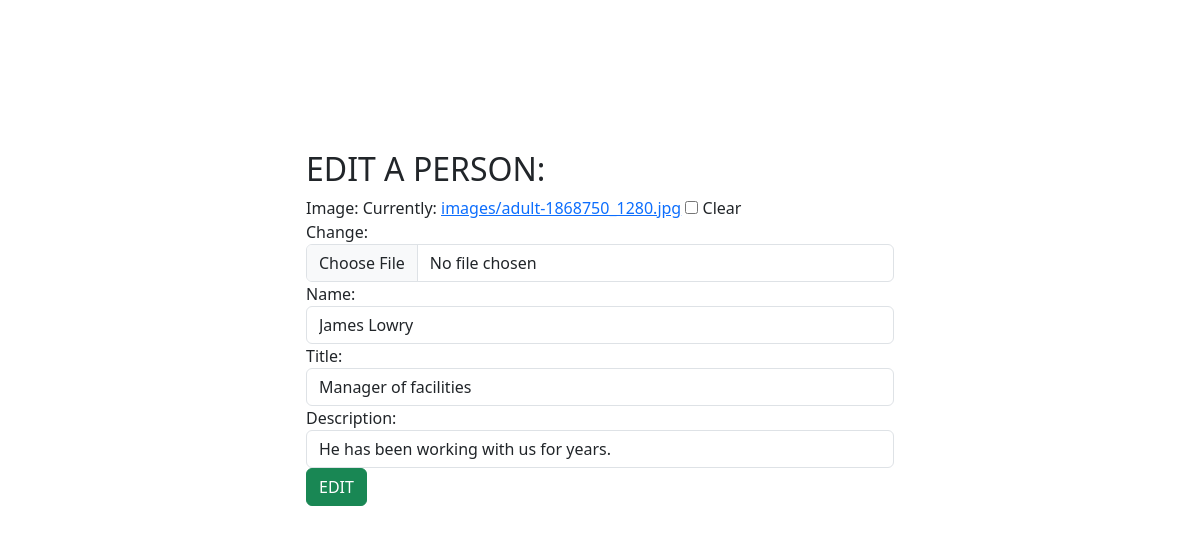
The app's page /app/editperson/5/ with its own data.
### app/models.py (models this page shows, shortened)
class Person(models.Model):
    image = models.ImageField(upload_to='images/',blank=True)
    name = models.CharField(max_length=100)
    title = models.CharField(max_length=100)
    description = models.CharField(max_length=100)

### app/views.py (the view)
# urls.py: path('editperson/<int:id>/',views.edit_person,name='edit_person'),
def edit_person(request,id):
    person = get_object_or_404(Person,id=id)
    if request.method == "POST":
        form = PersonForm(request.POST,request.FILES,instance=person)
        if form.is_valid():
            form.save()
            return redirect("student_list")
    else:
        form = PersonForm(instance=person)
    return render(request, 'edit_list.html',{'form':form,'person':person})

### app/forms.py
class PersonForm(forms.ModelForm):
    class Meta:
        model = Person
        fields = '__all__'
        widgets = {
            'name': TextInput(attrs={'class': 'form-control',
                                     'placeholder': 'Enter your Name',}),
            'title': TextInput(attrs={'class': 'form-control',
                                      'placeholder': 'Enter your Title',}),
            'description': TextInput(attrs={'class': 'form-control',
                                            'placeholder': 'Enter your Description',}),
            'image': ClearableFileInput(attrs={'class': 'form-control',
                                               'title':'Upload your Image',
                                               'style' : 'width:100',
                                               'accept':'image/*',}),
        }

### app/templates/edit_list.html (shortened to what this page needs)
{% extends "base.html" %}
{% block content %}
<div class="row">
  <div class="col-md-3"></div>
  <div class="col-md-6" style="margin-top: 150px;">
    <form action="" method="POST" enctype="multipart/form-data">
      <h2>EDIT A PERSON:</h2>
  {{ form }}
</form>
    <button class="btn btn-success" type="submit">EDIT</button>
  </div>
  <div class="col-md-3"></div>
</div>
{% endblock %}

### records on screen
Person: name "James Lowry", title "Manager of facilities", description "He has been working with us for years."
